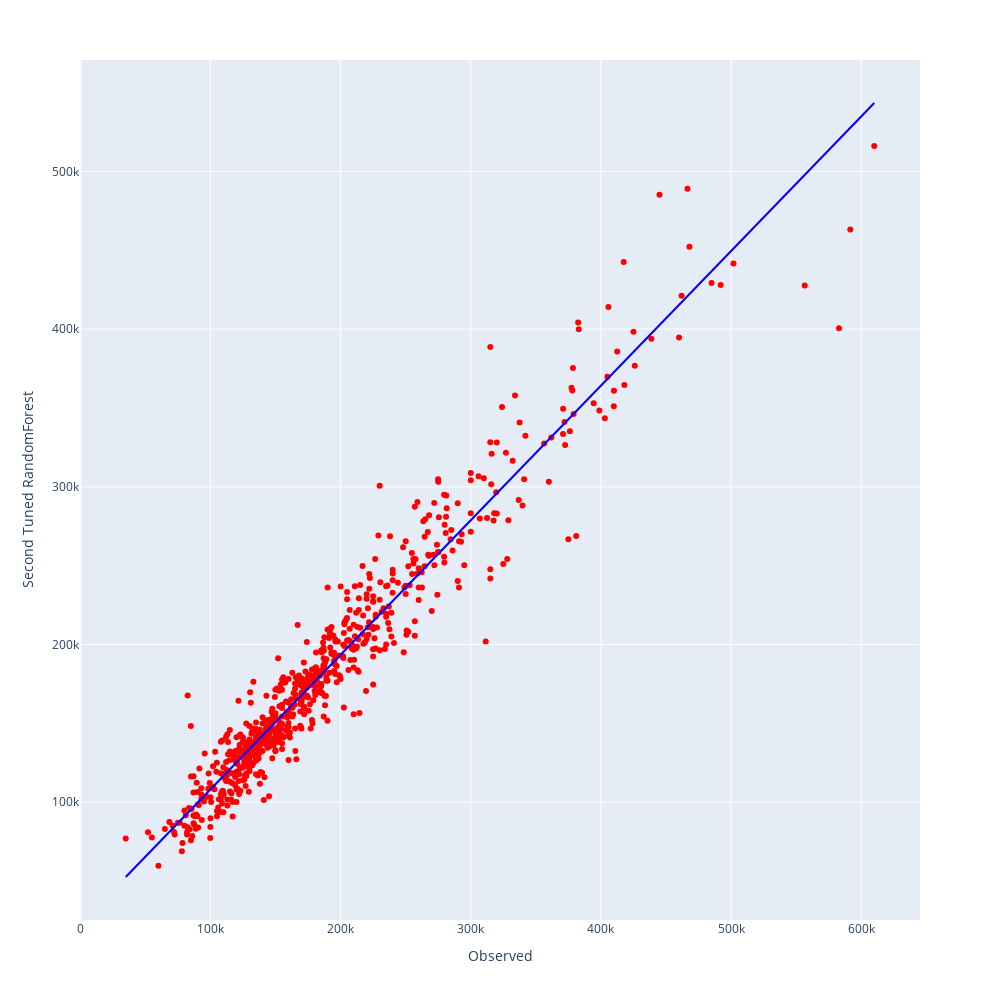

Notebook code cell kept with this figure:
### Markdown cell above
## 2nd Tuned Random Forest - Visualizziamo i valori predetti vs i valori reali osservati

### Code cell
fig =px.scatter(results, x="Observed", y="Second Tuned RandomForest", hover_data=['id'], color_discrete_sequence=['red'],trendline="ols",trendline_color_override='blue',height=1000, width=1000)
fig.show()

### Figure 1 — Plotly figure (JSON) as saved in the notebook; plotly's stock layout.template omitted (floating-point values rounded to 4 significant figures; data arrays with more than 128 entries replaced by an {"elided": "..."} marker saying what was removed)
{"data": [{"customdata": {"elided": "733x1 int values"}, "hovertemplate": "Observed=%{x}<br>Second Tuned RandomForest=%{y}<br>id=%{customdata[0]}<extra></extra>", "legendgroup": "", "marker": {"color": "red", "symbol": "circle"}, "mode": "markers", "name": "", "orientation": "v", "showlegend": false, "type": "scatter", "x": {"elided": "733 int values"}, "xaxis": "x", "y": {"elided": "733 float values"}, "yaxis": "y"}, {"hovertemplate": "<b>OLS trendline</b><br>Second Tuned RandomForest = 0.853426 * Observed + 22805.1<br>R<sup>2</sup>=0.932250<br><br>Observed=%{x}<br>Second Tuned RandomForest=%{y} <b>(trend)</b><extra></extra>", "legendgroup": "", "line": {"color": "blue"}, "marker": {"color": "red", "symbol": "circle"}, "mode": "lines", "name": "", "showlegend": false, "type": "scatter", "x": {"elided": "733 int values"}, "xaxis": "x", "y": {"elided": "733 float values"}, "yaxis": "y"}], "layout": {"height": 1000, "legend": {"tracegroupgap": 0}, "margin": {"t": 60}, "width": 1000, "xaxis": {"anchor": "y", "domain": [0, 1], "title": {"text": "Observed"}}, "yaxis": {"anchor": "x", "domain": [0, 1], "title": {"text": "Second Tuned RandomForest"}}}}
